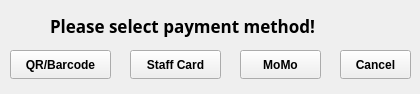
<?xml version="1.0" encoding="UTF-8"?>
<ui version="4.0">
 <class>Bill</class>
 <widget class="QWidget" name="Bill">
  <property name="geometry">
   <rect>
    <x>0</x>
    <y>0</y>
    <width>420</width>
    <height>94</height>
   </rect>
  </property>
  <property name="windowTitle">
   <string>Form</string>
  </property>
  <widget class="QLabel" name="label">
   <property name="geometry">
    <rect>
     <x>50</x>
     <y>0</y>
     <width>331</width>
     <height>51</height>
    </rect>
   </property>
   <property name="font">
    <font>
     <family>Cascadia Mono Light</family>
     <pointsize>13</pointsize>
     <bold>true</bold>
    </font>
   </property>
   <property name="text">
    <string>Please select payment method!</string>
   </property>
  </widget>
  <widget class="QPushButton" name="btn_QRcode_Barcode">
   <property name="geometry">
    <rect>
     <x>10</x>
     <y>50</y>
     <width>101</width>
     <height>29</height>
    </rect>
   </property>
   <property name="font">
    <font>
     <bold>true</bold>
    </font>
   </property>
   <property name="text">
    <string>QR/Barcode</string>
   </property>
   <property name="icon">
    <iconset>
     <normaloff>../icon/QRcode_icon.png</normaloff>../icon/QRcode_icon.png</iconset>
   </property>
  </widget>
  <widget class="QPushButton" name="btn_Staffcard">
   <property name="geometry">
    <rect>
     <x>130</x>
     <y>50</y>
     <width>91</width>
     <height>29</height>
    </rect>
   </property>
   <property name="font">
    <font>
     <bold>true</bold>
    </font>
   </property>
   <property name="text">
    <string>Staff Card</string>
   </property>
   <property name="icon">
    <iconset>
     <normaloff>../icon/Staff_Card_icon.png</normaloff>../icon/Staff_Card_icon.png</iconset>
   </property>
  </widget>
  <widget class="QPushButton" name="btn_MoMo">
   <property name="geometry">
    <rect>
     <x>240</x>
     <y>50</y>
     <width>81</width>
     <height>29</height>
    </rect>
   </property>
   <property name="font">
    <font>
     <bold>true</bold>
    </font>
   </property>
   <property name="text">
    <string>MoMo</string>
   </property>
   <property name="icon">
    <iconset>
     <normaloff>../icon/momo_icon_1.png</normaloff>../icon/momo_icon_1.png</iconset>
   </property>
   <property name="iconSize">
    <size>
     <width>30</width>
     <height>25</height>
    </size>
   </property>
  </widget>
  <widget class="QPushButton" name="btn_Cancel">
   <property name="geometry">
    <rect>
     <x>340</x>
     <y>50</y>
     <width>71</width>
     <height>29</height>
    </rect>
   </property>
   <property name="font">
    <font>
     <bold>true</bold>
    </font>
   </property>
   <property name="text">
    <string>Cancel</string>
   </property>
   <property name="icon">
    <iconset>
     <normaloff>../icon/cancel.png</normaloff>../icon/cancel.png</iconset>
   </property>
   <property name="iconSize">
    <size>
     <width>18</width>
     <height>18</height>
    </size>
   </property>
  </widget>
 </widget>
 <resources/>
 <connections/>
</ui>
